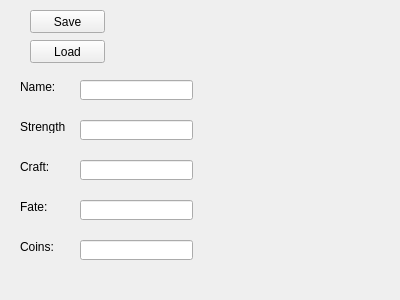
<?xml version="1.0" encoding="UTF-8"?>
<ui version="4.0">
 <class>CharacterGenerator</class>
 <widget class="QWidget" name="CharacterGenerator">
  <property name="geometry">
   <rect>
    <x>0</x>
    <y>0</y>
    <width>400</width>
    <height>300</height>
   </rect>
  </property>
  <property name="windowTitle">
   <string>Form</string>
  </property>
  <widget class="QPushButton" name="pushButton">
   <property name="geometry">
    <rect>
     <x>30</x>
     <y>10</y>
     <width>75</width>
     <height>23</height>
    </rect>
   </property>
   <property name="text">
    <string>Save</string>
   </property>
  </widget>
  <widget class="QPushButton" name="pushButton_2">
   <property name="geometry">
    <rect>
     <x>30</x>
     <y>40</y>
     <width>75</width>
     <height>23</height>
    </rect>
   </property>
   <property name="text">
    <string>Load</string>
   </property>
  </widget>
  <widget class="QLabel" name="label">
   <property name="geometry">
    <rect>
     <x>20</x>
     <y>80</y>
     <width>46</width>
     <height>13</height>
    </rect>
   </property>
   <property name="text">
    <string>Name:</string>
   </property>
  </widget>
  <widget class="QLabel" name="label_2">
   <property name="geometry">
    <rect>
     <x>20</x>
     <y>120</y>
     <width>46</width>
     <height>13</height>
    </rect>
   </property>
   <property name="text">
    <string>Strength:</string>
   </property>
  </widget>
  <widget class="QLabel" name="label_3">
   <property name="geometry">
    <rect>
     <x>20</x>
     <y>160</y>
     <width>46</width>
     <height>13</height>
    </rect>
   </property>
   <property name="text">
    <string>Craft:</string>
   </property>
  </widget>
  <widget class="QLabel" name="label_4">
   <property name="geometry">
    <rect>
     <x>20</x>
     <y>200</y>
     <width>46</width>
     <height>13</height>
    </rect>
   </property>
   <property name="text">
    <string>Fate:</string>
   </property>
  </widget>
  <widget class="QLabel" name="label_5">
   <property name="geometry">
    <rect>
     <x>20</x>
     <y>240</y>
     <width>46</width>
     <height>13</height>
    </rect>
   </property>
   <property name="text">
    <string>Coins:</string>
   </property>
  </widget>
  <widget class="QLineEdit" name="lineEdit">
   <property name="geometry">
    <rect>
     <x>80</x>
     <y>80</y>
     <width>113</width>
     <height>20</height>
    </rect>
   </property>
  </widget>
  <widget class="QLineEdit" name="lineEdit_2">
   <property name="geometry">
    <rect>
     <x>80</x>
     <y>120</y>
     <width>113</width>
     <height>20</height>
    </rect>
   </property>
  </widget>
  <widget class="QLineEdit" name="lineEdit_3">
   <property name="geometry">
    <rect>
     <x>80</x>
     <y>160</y>
     <width>113</width>
     <height>20</height>
    </rect>
   </property>
  </widget>
  <widget class="QLineEdit" name="lineEdit_4">
   <property name="geometry">
    <rect>
     <x>80</x>
     <y>200</y>
     <width>113</width>
     <height>20</height>
    </rect>
   </property>
  </widget>
  <widget class="QLineEdit" name="lineEdit_5">
   <property name="geometry">
    <rect>
     <x>80</x>
     <y>240</y>
     <width>113</width>
     <height>20</height>
    </rect>
   </property>
  </widget>
 </widget>
 <resources/>
 <connections/>
</ui>
